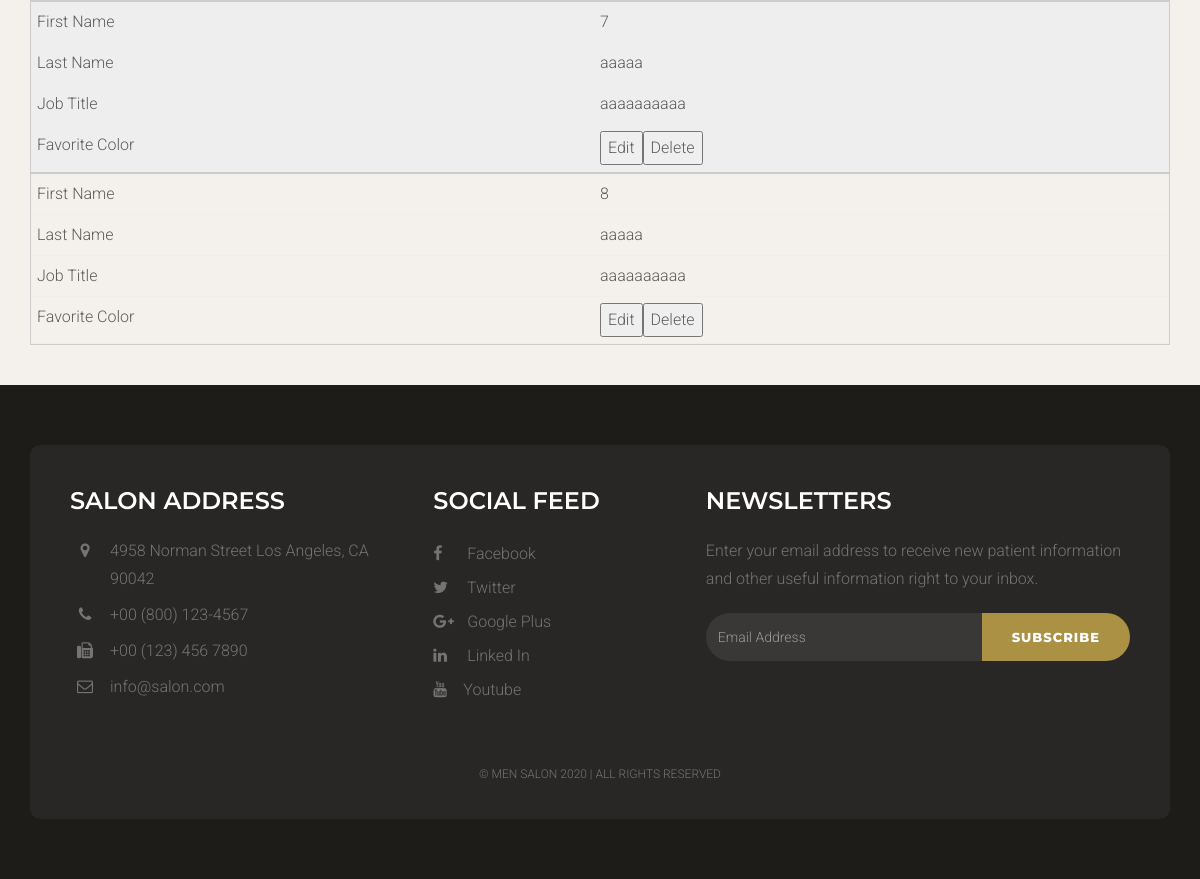
Page /job/adminlist (lower part) on the earlier database version.
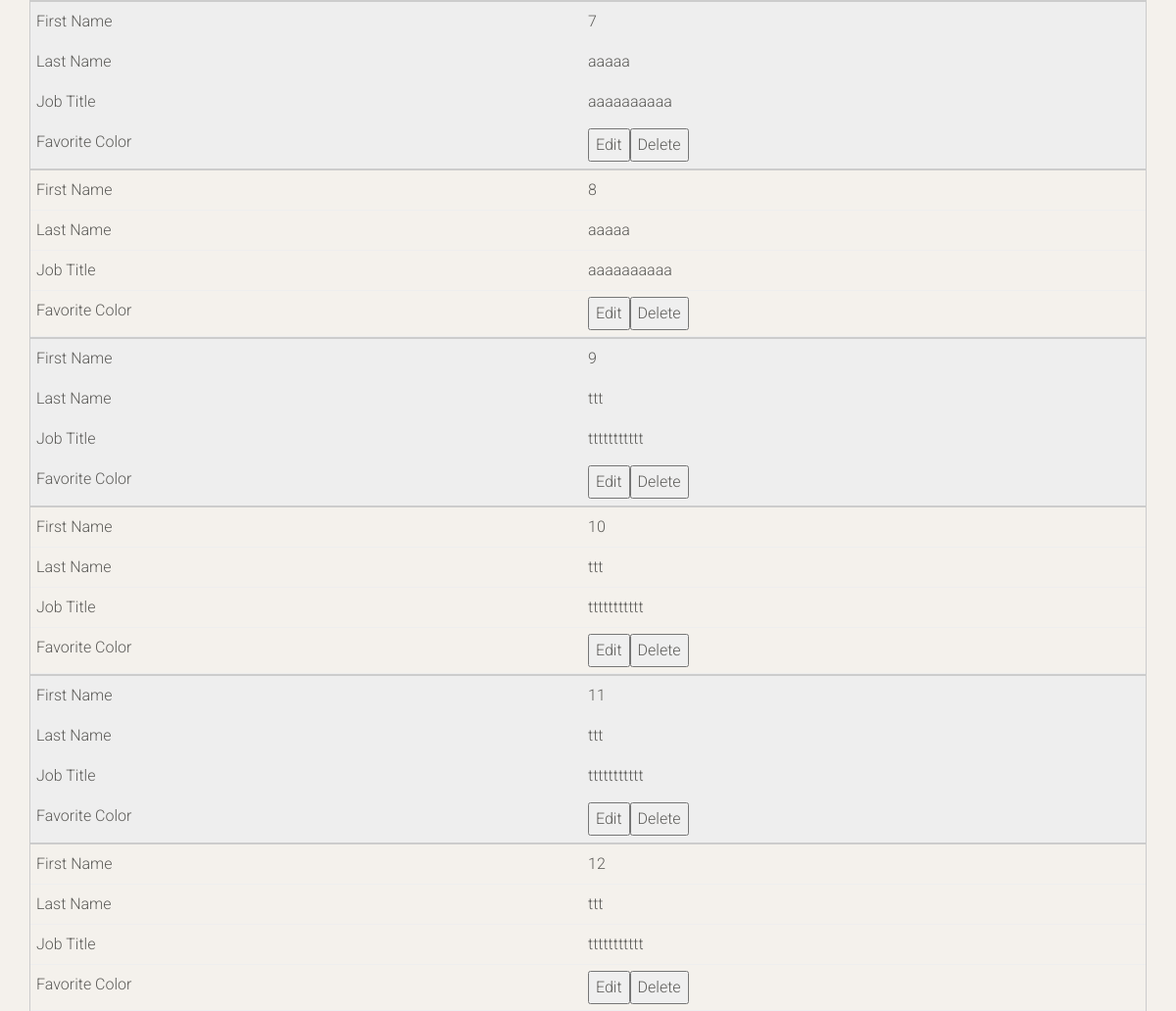
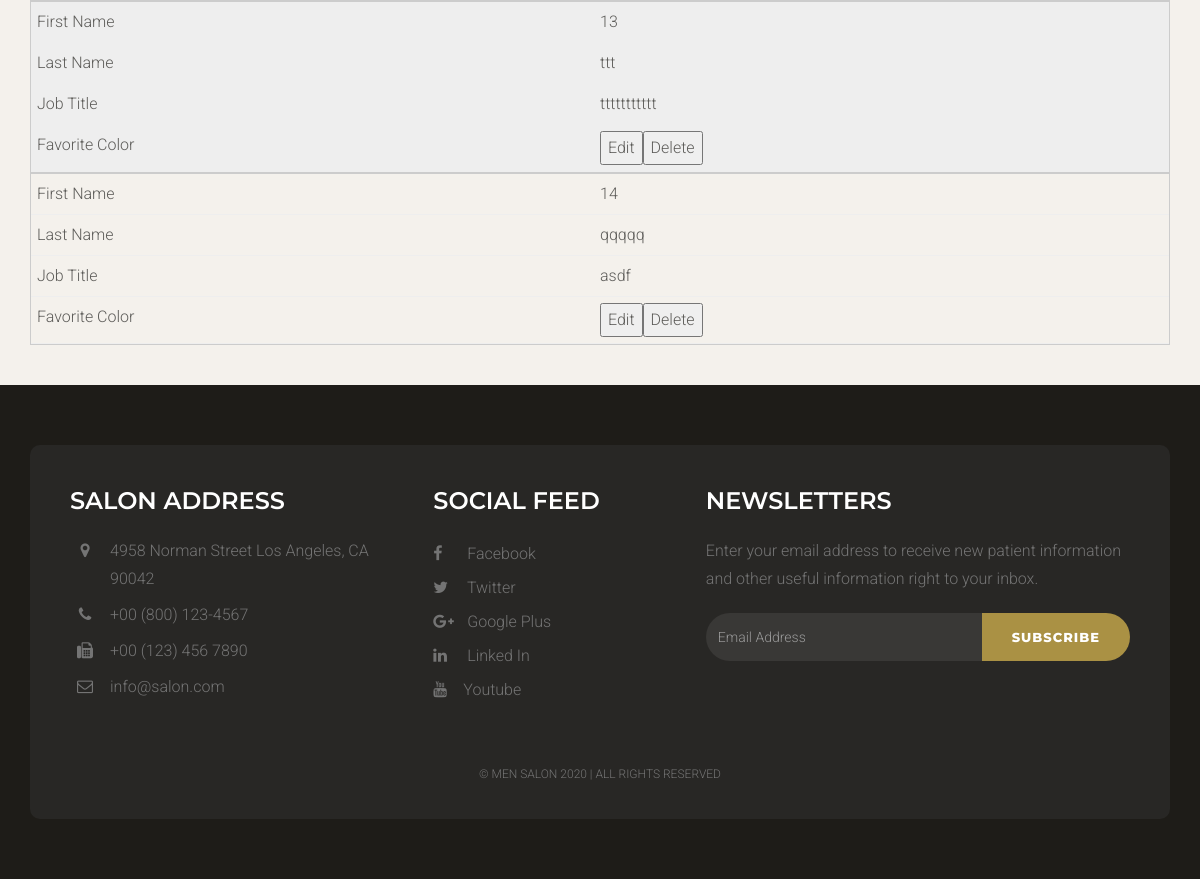
Same page on the later database version (2 pictures, top to bottom).
### staffapp/models.py (models this page shows, shortened)
class Job(models.Model):
    writer = models.ForeignKey('auth.User')
    email = models.CharField(max_length=200)
    title = models.CharField(max_length=200)
    location = models.CharField(max_length=300)
    category = models.CharField(max_length=200)
    tags = models.CharField(max_length=200)
    description = models.TextField()
    companyName = models.CharField(max_length=100)
    website = models.CharField(max_length=100)
    tagline = models.CharField(max_length=200)
    start_time = models.TimeField(default=timezone.now)
    end_time = models.TimeField(default=timezone.now)
    created_date = models.DateTimeField(
            default=timezone.now)
    published_date = models.DateTimeField(
            blank=True, null=True)

### staffapp/views.py (the view)
# urls.py: url(r'job/adminlist', views.adminJobList, name='amdinJobList'),
def adminJobList(request):
    jobs = Job.objects.filter().order_by('created_date')
    return render(request, 'adminjoblist.html', {'jobs': jobs})

### staffapp/templates/adminjoblist.html (shortened to what this page needs)
{% extends 'layouts/base.html' %}
{% load staticfiles %}
{% block content %}
    <div class="space-small bg-default">
        <div class="container">
            <table>
                <tbody>
                    {% for job in jobs %}
                    <tr>
                        <td>{{job.id}}</td>
                        <td>{{job.title}}</td>
                        <td>{{job.description}}</td>
                        <td><button onclick="editfn({{job.id}})">Edit</button><button onclick="deletefn({{job.id}})">Delete</button></td>
                    </tr>
                    {% endfor %}
                </tbody>
            </table>
        </div>
    </div>
    {% include 'layouts/footer.html' %}
{% endblock %}

Differences in the rows shown:
added Job: id "9", title "ttt", description "ttttttttttt"
added Job: id "10", title "ttt", description "ttttttttttt"
added Job: id "11", title "ttt", description "ttttttttttt"
added Job: id "12", title "ttt", description "ttttttttttt"
added Job: id "13", title "ttt", description "ttttttttttt"
added Job: id "14", title "qqqqq", description "asdf"
